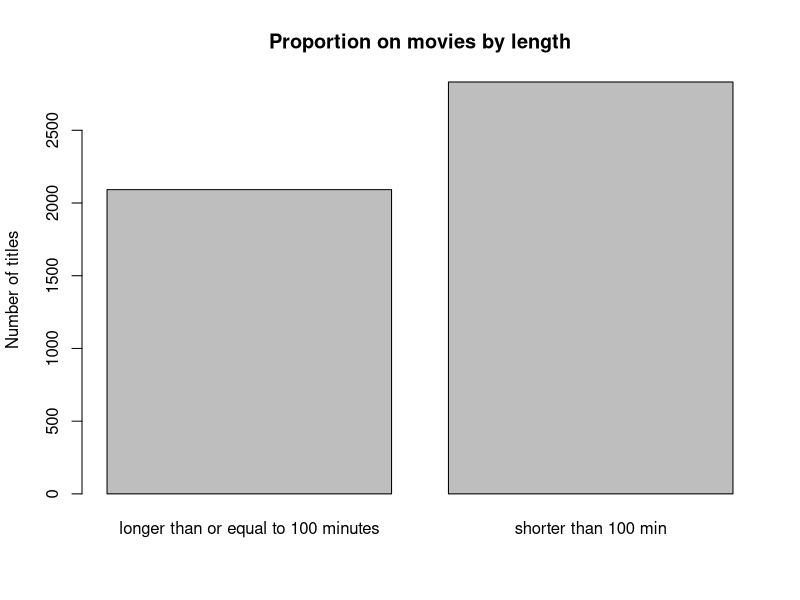
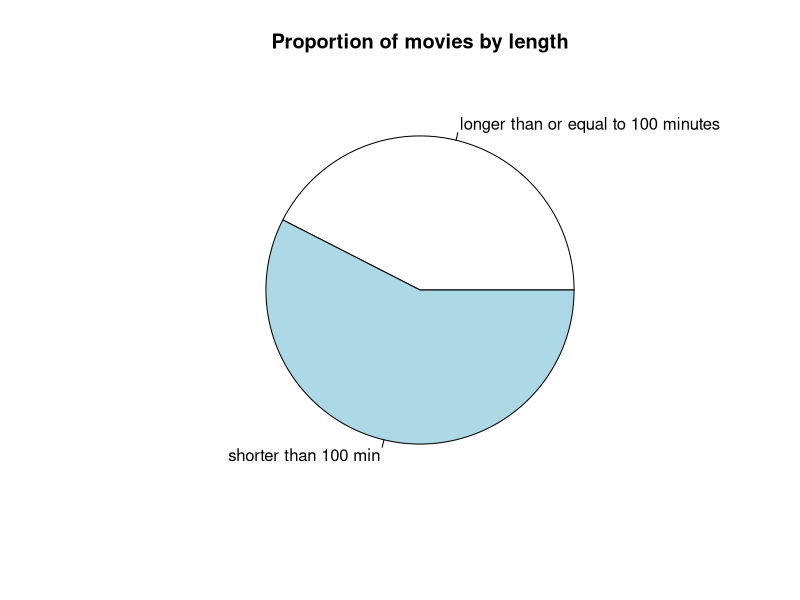
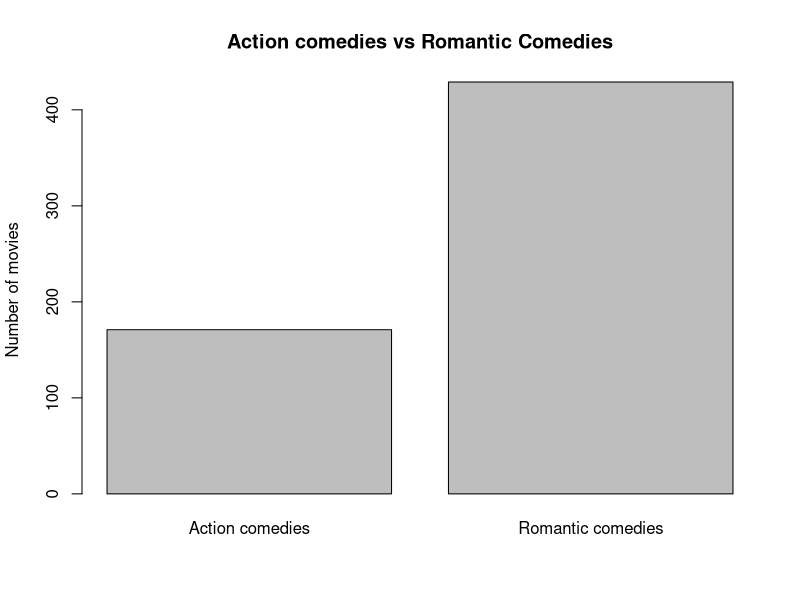
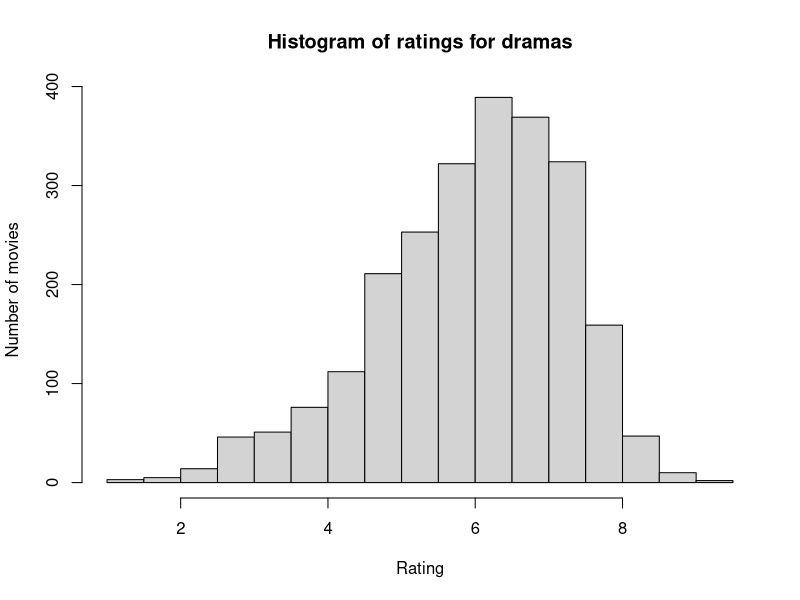
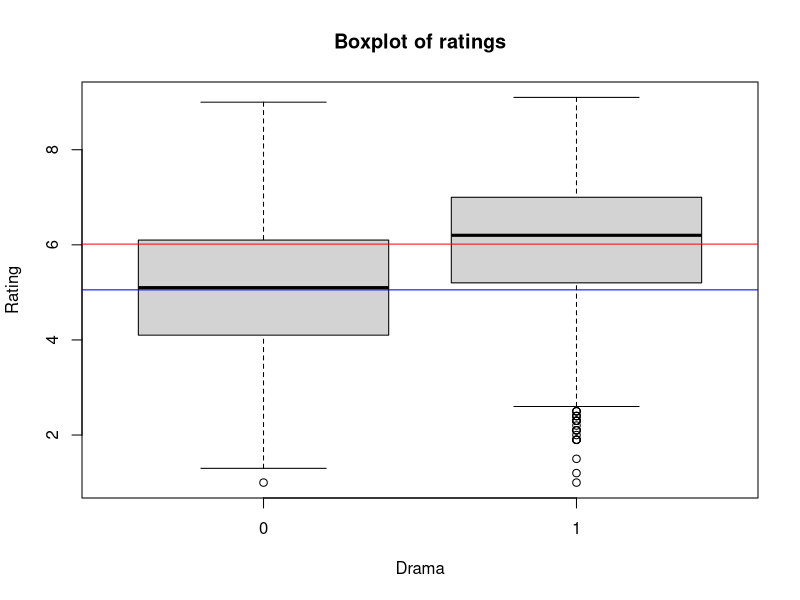
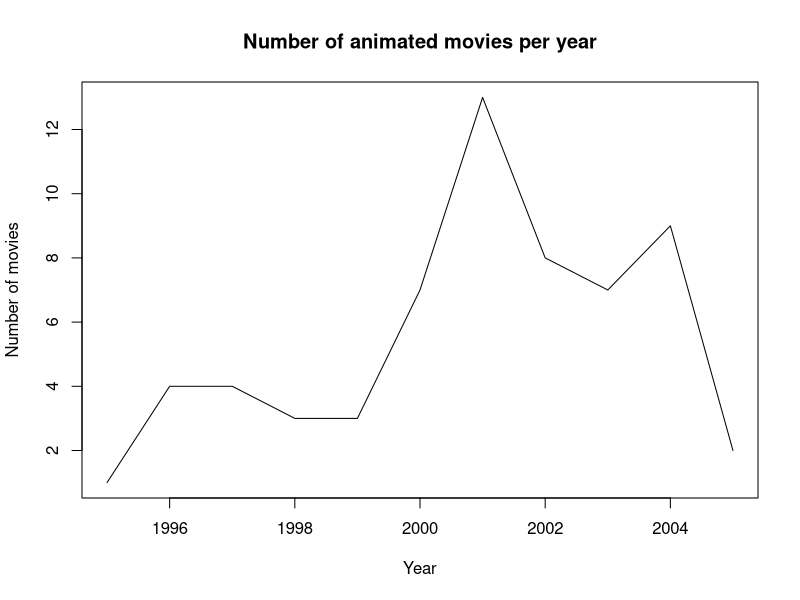
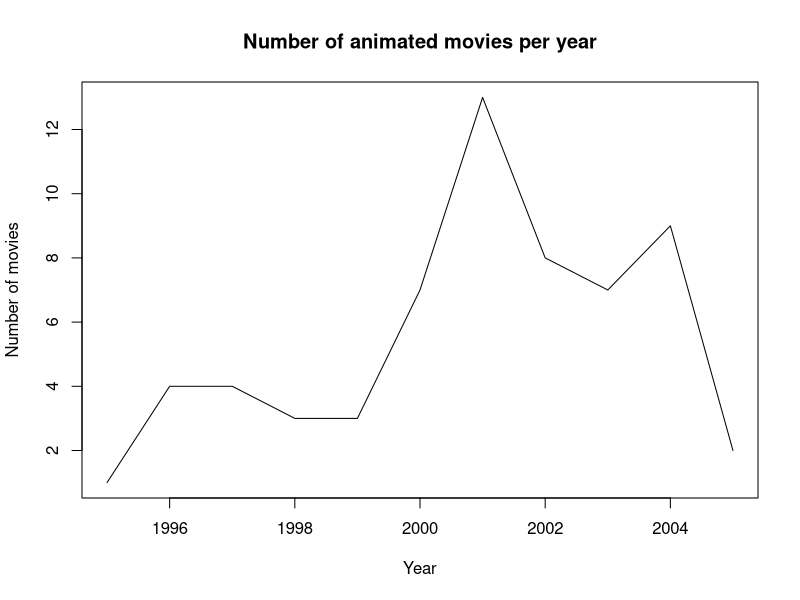
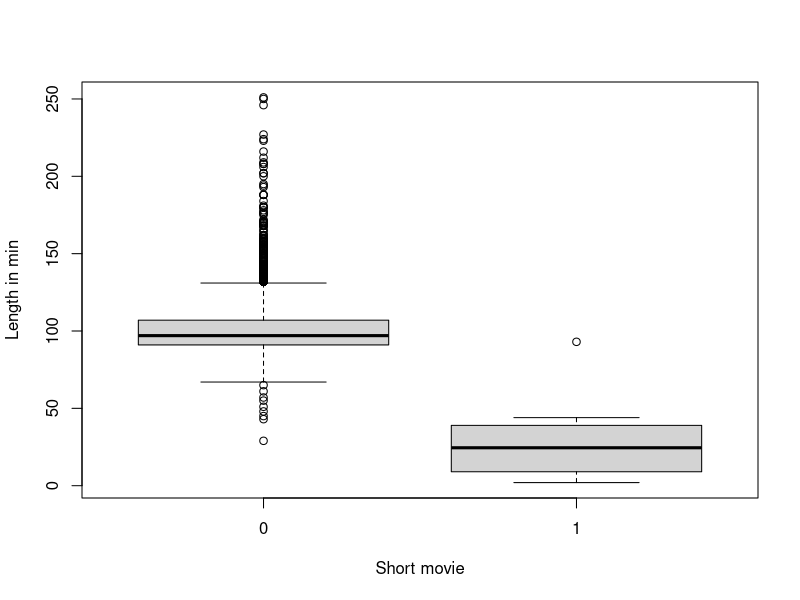

The R script that drew these images, in order:
#
# SOLUTIONS
#

md <- read.table("movies.txt", sep=",", header=TRUE)
for (i in 18:24)
	md[,i] <- as.factor(md[,i])
	
#
# Are there more movies shorter than 100 min or longer than (or equal to) 100 minutes?
#

tab <- table(md$length < 100)
names(tab) <- c("longer than or equal to 100 minutes", "shorter than 100 min")
tab

barplot(tab, ylab="Number of titles", main="Proportion on movies by length")
pie(tab, main="Proportion of movies by length")


#
# Are there more action comedies or romantic comedies?
#
 
action.comedy <- md$Action == "1" & md$Comedy == "1"
romantic.comedy <- md$Romance == "1" & md$Comedy == "1"
tmp <- c(sum(action.comedy), sum(romantic.comedy))
names(tmp) <- c("Action comedies", "Romantic comedies")
tmp
barplot(tmp, ylab="Number of movies", main="Action comedies vs Romantic Comedies")

# or, we can use the table() command.
table(action.comedy, romantic.comedy)


# 
# Plot a histogram of the ratings for drama movies.
#

hist(md$rating[md$Drama == "1"], xlab="Rating", ylab="Number of movies", main="Histogram of ratings for dramas")


#  
# Is the average rating of dramas higher than the average rating of non-dramas? 
#

mean(md$rating[md$Drama == "1"])
mean(md$rating[md$Drama != "1"])

boxplot(rating ~ Drama, data=md, xlab="Drama", ylab="Rating", main="Boxplot of ratings")
abline(h = mean(md$rating[md$Drama == "1"]), col = "red")
abline(h = mean(md$rating[md$Drama != "1"]), col = "blue")


#
# Plot the number of animated movies being produced every year for the period 1995-2005. 
#

sel <- md$year >= 1995

t <- table(md$Animation[sel], md$year[sel])
t
x <- colnames(t)
y <- t[2,]
plot(x,y, type="l", xlab="Year", ylab="Number of movies", main="Number of animated movies per year")

# or using the aggregate() command
agg.com <- aggregate((Animation == "1") ~ year, md[md$year >= 1995,], sum)
plot(agg.com[,1], agg.com[,2], type="l", xlab="Year", ylab="Number of movies", main="Number of animated movies per year")


#
# Is there a clear boundary between short and feature movies (according to their length)?
#

boxplot(length ~ Short, md, xlab="Short movie", ylab="Length in min")

# or,
max(md$length[md$Short == "1"]) < min(md$length[md$Short == "0"])


############################################################################################


players <- read.table("players.txt", sep=",", header = T)

#
# Plot the proportion of players according to playing positions.
#

pie(table(players$position), main="Proportion of players by playing positions")


#
# Compare career rebounds (the "reb" attribute) with respect to playing position.
#

boxplot(reb ~ position, players, xlab="Playing position", ylab="Rebounds")
abline(h=mean(players$reb[players$position=="C"]), col="red")
abline(h=mean(players$reb[players$position=="F"]), col="blue")
abline(h=mean(players$reb[players$position=="G"]), col="green")


#
# Show the distribution of free throw percentages.
#

hist(players$ftm/players$fta, xlab="Free throw percentage", ylab="Number of players", main="Histogram of free throw percentages")
boxplot(players$ftm/players$fta, ylab="Free throw percentage", main="Boxplot of free throw percentages")


#
# Compare career 3-pointers made for the players active between 1990 and 2007, with respect to playing position.
#

threepts <- players$pts - (players$fgm * 2 + players$ftm)
sel <- players$firstseason >= 1990 & players$lastseason <= 2007
boxplot(threepts[sel] ~ players$position[sel], xlab="Playing position", ylab="Number of 3-pointers", main="Career 3-pointers made")


#
# How does the average career length of retired players vary from year to year?
#

avg.len <- aggregate((lastseason-firstseason) ~ lastseason, players, mean)
avg.len
plot(avg.len[,1], avg.len[,2], type="l", xlab="Year", ylab="Career length in years", main="Average career length in NBA")
